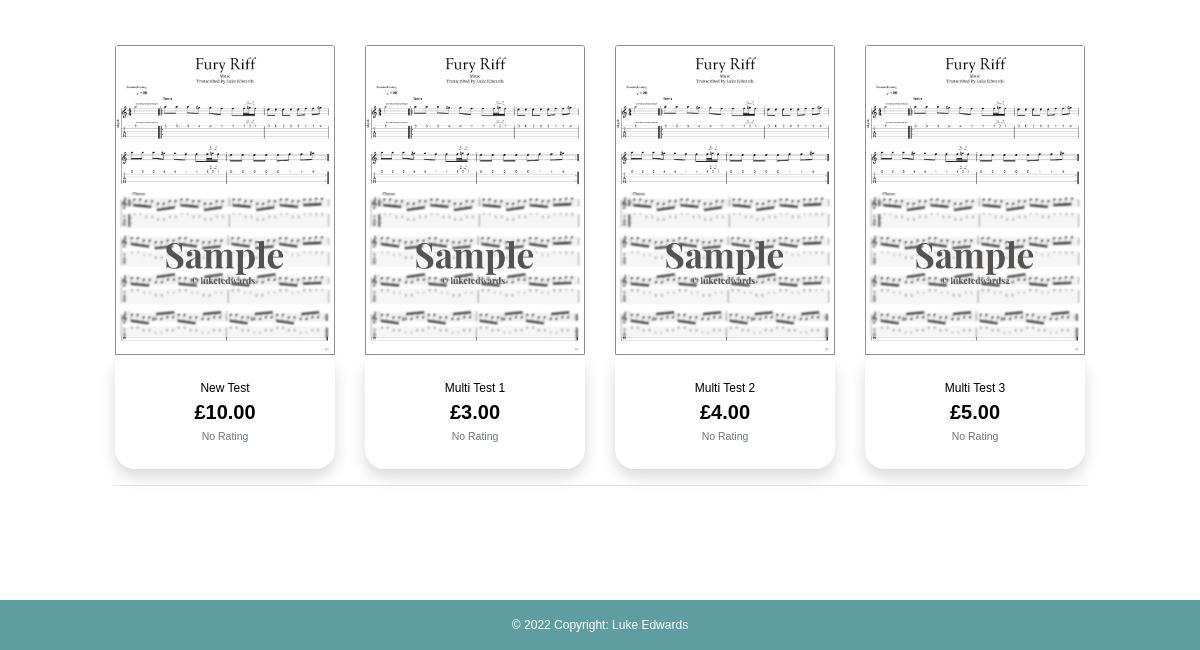
Before: /products/ (lower part) with the older database file.
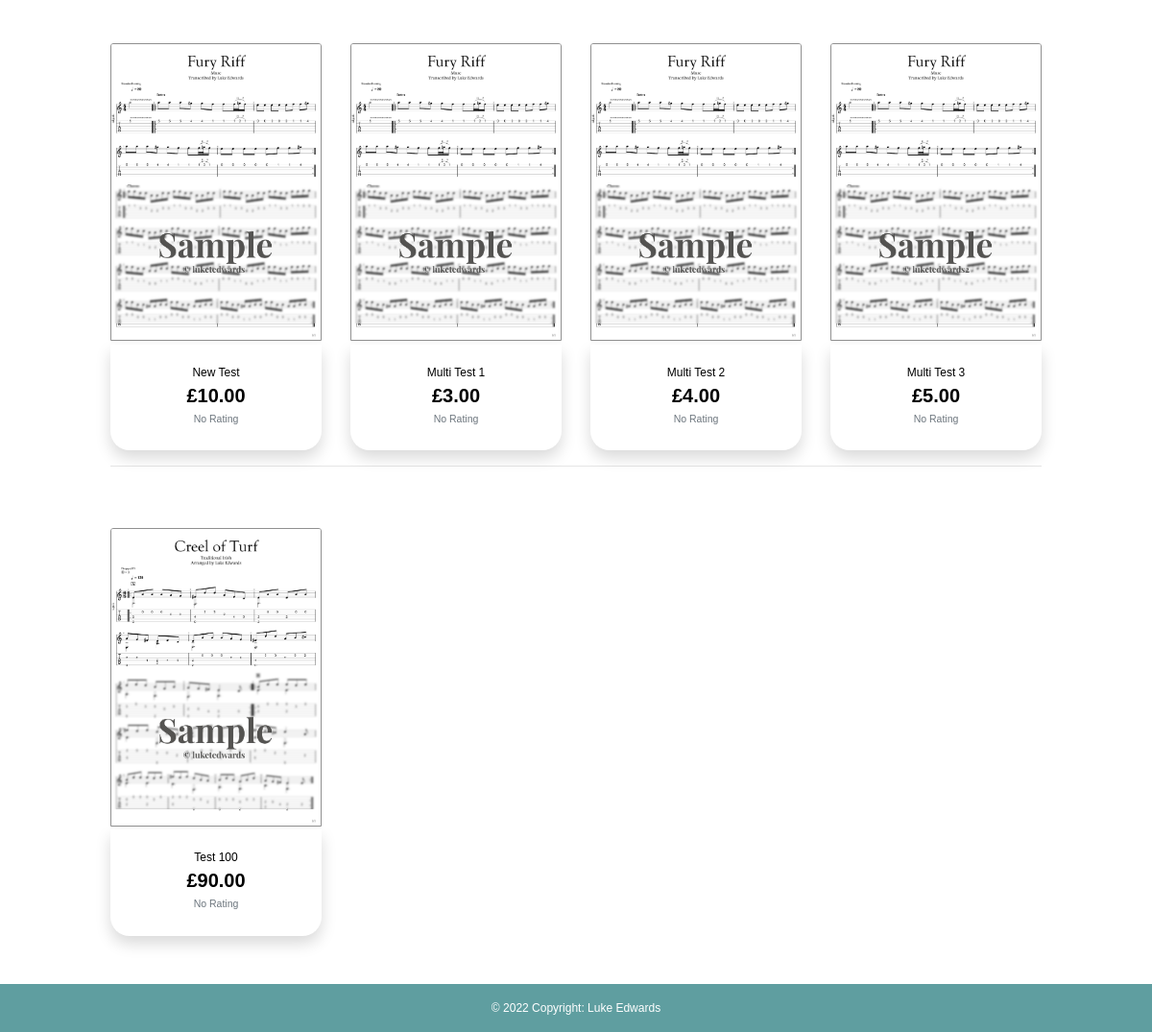
After: the same page with the newer database file.
### products/models.py (models this page shows, shortened)
class Product(models.Model):
    genre = models.ForeignKey('Genre', null=True, blank=True, on_delete=models.SET_NULL)
    difficulty = models.ForeignKey('Difficulty', null=True, blank=True, on_delete=models.SET_NULL)
    sku = models.CharField(max_length=254, null=True, blank=True)
    name = models.CharField(max_length=254)
    description = models.TextField()
    price = models.DecimalField(max_digits=6, decimal_places=2)
    rating = models.DecimalField(max_digits=6, decimal_places=2, null=True, blank=True)
    image_url = models.URLField(max_length=1024, null=True, blank=True)
    image = models.ImageField(null=True, blank=True,)
    vendor = models.CharField(max_length=254, null=True)
    PDF = models.FileField(null=True,)
    Guitar_Pro_Unlocked = models.FileField(null=True,)
    Guitar_Pro_Locked = models.FileField(null=True, blank=True)
    video = models.URLField(max_length=1024, null=True, blank=True)

### products/views.py (the view, shortened to what this page needs)
# urls.py: path('', views.all_products, name='products'),
def all_products(request):
    products = Product.objects.all()
    search_query = None
    if request.user.is_authenticated:
        profile = get_object_or_404(UserProfile, user=request.user)
        orders = profile.orders.all()
    else:
        orders=None
    if request.user.is_authenticated:
        ordersList = []
        for order in orders:
            for item in order.lineitems.all():
                ordersList.append(item.product.id)
    else:
        ordersList=[]
    context = {
        'products': products,
        'search_term': search_query,
        'orderslist': ordersList
    }
    return render(request, 'products/products.html', context)

### cart/contexts.py (called while the page is built, shortened)
def cart_contents(request):
    cart_items = []
    total = 0
    product_count = 0
    cart = request.session.get('cart', {})
    total = total
    context = {
        'cart_items': cart_items,
        'total': total,
        'product_count': product_count,
    }
    return context

### products/templates/products/products.html (shortened to what this page needs)
{% extends "base.html" %}
{% load static %}
{% block content %}
    <div class="overlay"></div>
    <div class="container-fluid pb-100">
        <div class="row">
            <div class="product-container col-10 offset-1">
                <div class="row">
                    {% for product in products %}
                        <div class="col-sm-6 col-md-6 col-lg-4 col-xl-3">
                            <div class="card h-100 border-0">
                                {% if product.image %}
                                <a href="{% url 'product_detail' product.id %}">
                                    <img class="card-img-top img-fluid product" src="/media/{{product.image}}" alt="{{ product.name}}">
                                </a>
                                {% else %}
                                <a href="{% url 'product_detail' product.id %}">
                                    <img class="card-img-top img-fluid product" src="/media/No_Image_Available.jpg" alt="{{ product.name }}">
                                </a>
                                {% endif %}
                                <div class="card-body pb-0 pt-0">
                                </div>
                                <div class="card-footer bg-white pt-0 border-0 text-center shadow">
                                    <div class="row">
                                        <div class="card-body pb-0">
                                            <p class="mb-0">{{ product.name|title }}</p>
                                        </div>
                                    </div>
                                    <div class="row">
                                        <div class="col">
                                            <p class="lead mb-0 text-center font-weight-bold">£{{ product.price }}</p>
                                            {% if product.rating %}
                                                <small class="text-muted gold"><i class="fas fa-star mr-1"></i>{{ product.rating }} / 5</small>
                                            {% else %}
                                                <small class="text-muted">No Rating</small>
                                            {% endif %}
                                        </div>
                                    </div>
                                </div>
                            </div>
                        </div>
                        {% if forloop.counter|divisibleby:4 %}
                            <div class="col-12 d-none d-xl-block mb-5">
                                <hr>
                            </div>
                        {% endif %}
                    {% endfor %}
                </div>
            </div>
        </div>
    </div>
{% endblock %}

Changed rows visible on the page:
added Product: image (picture), name "Test 100", price "90.00", shows "No Rating"
